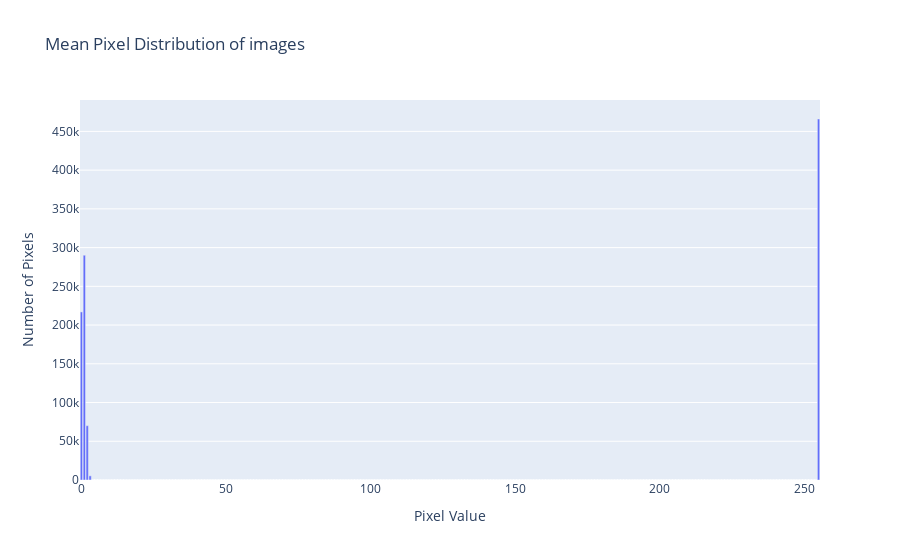

Here is the notebook cell this chart was saved with:
### Code cell
c_d_l_t, m_c_l_t, sum_c_l_t = get_color(path_to_label_train)

### Figure 1 — Plotly figure (JSON) as saved in the notebook; plotly's stock layout.template omitted (floating-point values rounded to 4 significant figures; data arrays with more than 128 entries replaced by an {"elided": "..."} marker saying what was removed)
{"data": [{"name": "Mean Color Distribution", "type": "bar", "x": {"elided": "256 int values"}, "y": {"elided": "256 float values"}}], "layout": {"title": {"text": "Mean Pixel Distribution of images"}, "xaxis": {"title": {"text": "Pixel Value"}}, "yaxis": {"title": {"text": "Number of Pixels"}}}}
